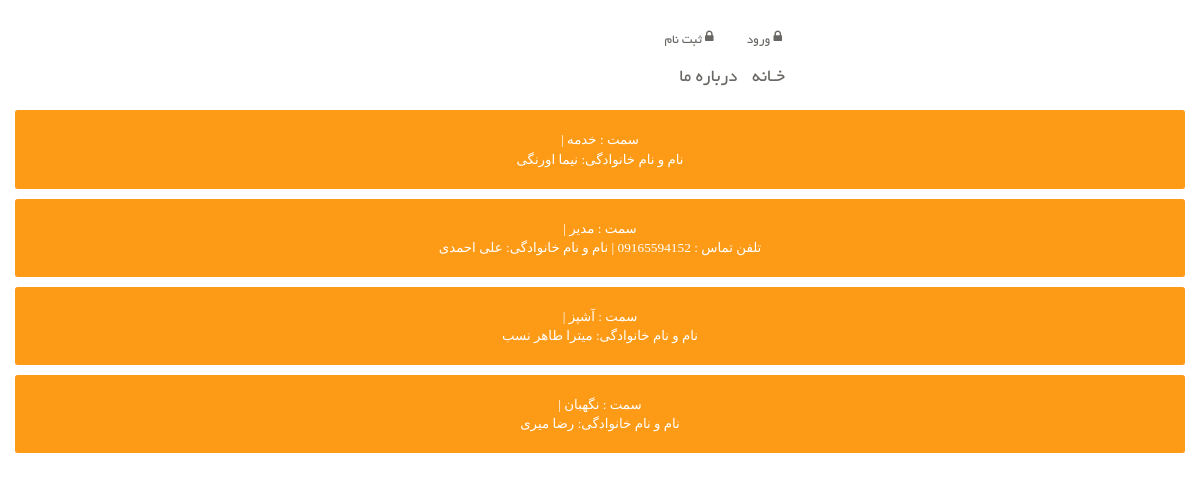
The page /register/about/ on the database its author committed.
### account_module/models.py (models this page shows, shortened)
class Staff(models.Model):
    name = models.CharField(max_length=200, verbose_name='نام')
    family = models.CharField(max_length=200, verbose_name='نام خانوادگی')
    role = models.CharField(max_length=200, verbose_name='سمت')
    phone = models.CharField(max_length=200, verbose_name='شماره همراه', null=True, blank=True)
    class Meta:
        verbose_name = 'کارکنان'
        verbose_name_plural = 'کارکنان'

### account_module/views.py (the view)
# urls.py: path('about/', views.StaffView.as_view(), name='about'),
class StaffView(ListView):
    template_name = 'account_module/about.html'
    model = Staff

### account_module/templates/account_module/about.html
{% extends 'base.html' %}
{% block body %}
<div class="col-sm-12 about-address">
    <address>
        {% for stafs in object_list %}
            <p>
                سمت : {{ stafs.role }} |
                <br>
                {% if stafs.phone %}
                    تلفن تماس : {{ stafs.phone }} |
                {% endif %}
                نام و نام خانوادگی: {{ stafs.name }} {{ stafs.family }}
            </p>
        {% endfor %}
    </address>
</div>
{% endblock %}

### static/css/main.css (style rules this page uses)
body { font-family: 'B Badr'; font-size: 10pt; position: relative; font-weight: normal; direction: rtl; }
.about-address { margin-top: 20px; }
.about-address p { text-align: center; padding: 20px 10px 20px 10px; background-color: #FD9A16; font-family: tahoma; font-size: 10pt; color: #ffffff; border-radius: 0.2em; }

### rows shown on the page
Staff: role "خدمه", name "نیما", family "اورنگی"
Staff: role "مدیر", name "علی", family "احمدی"
Staff: role "آشپز", name "میترا", family "طاهر نسب"
Staff: role "نگهبان", name "رضا", family "میری"
